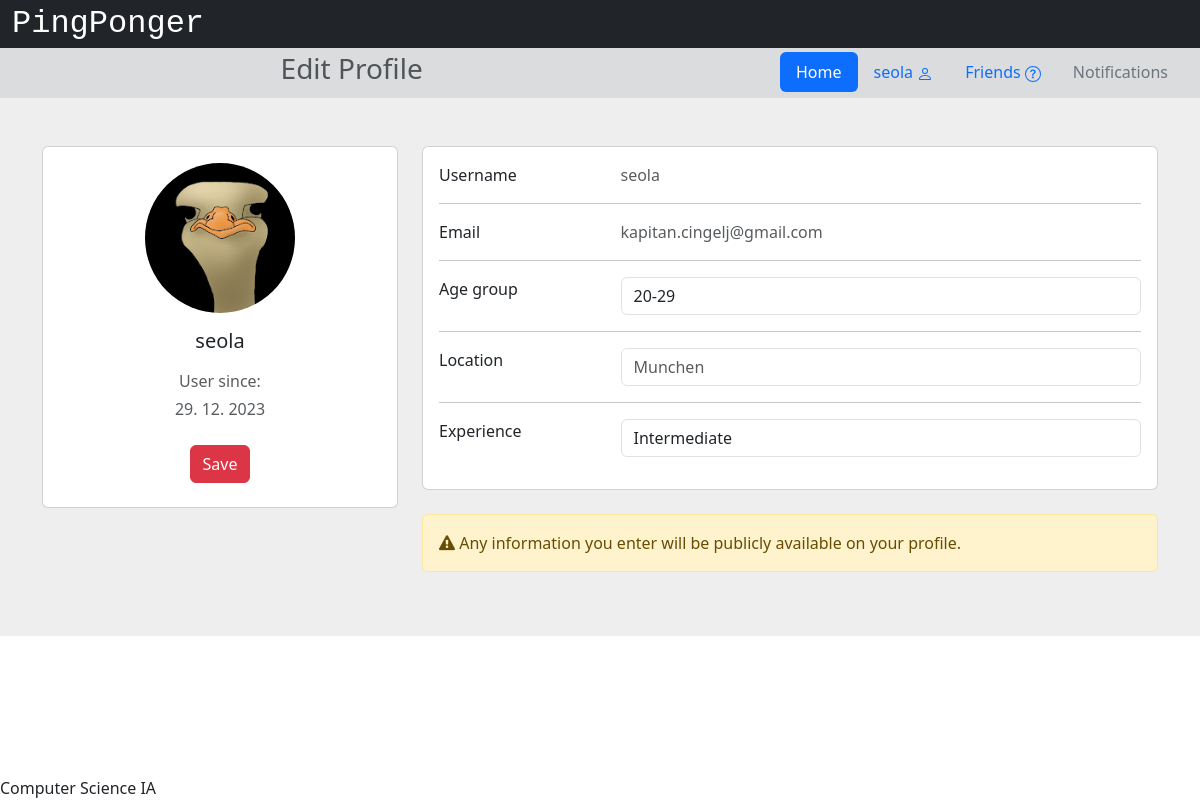
The app's page /editprofile (signed in) with its own data.
### app/models.py (models this page shows, shortened)
class User(db.Model, UserMixin):
    __tablename__ = 'users'
    id = db.Column(db.Integer, primary_key=True)
    username = db.Column(db.String(32), nullable=False)
    email = db.Column(db.String(320), index=True, unique=True, nullable=False)
    password_hash = db.Column(db.String(128))
    join_date = db.Column(db.DateTime(timezone=True), default=datetime.now)
    experience = db.Column(db.String(12))
    age_group = db.Column(db.String(6))
    location_id = db.Column(db.Integer, db.ForeignKey('locations.id'))
    location = db.relationship('Location', back_populates='users')
    notifications = db.Relationship('Notification', back_populates='user', order_by='Notification.id.desc()')

class Location(db.Model):
    __tablename__ = 'locations'
    id = db.Column(db.Integer, primary_key=True)
    location = db.Column(db.String(60))
    users = db.relationship('User', back_populates='location')
    matches = db.relationship('Match', back_populates='location')

### app/views.py (the view, shortened to what this page needs)
@app.route('/editprofile', methods=["GET", "POST"])
@login_required
def editProfile():
    if request.method == "GET":
        return render_template('editProfile.html')

### app/views.py (called while the page is built)
@login_manager.user_loader
def load_user(user_id):
    return User.query.get(int(user_id))

### app/templates/editProfile.html (shortened to what this page needs)
{% extends "base.html" %}
{% block head %}
    {{ super() }}
{% endblock %}
{% block pagetitle %}Edit Profile{% endblock %}
{% block content %}
    <section style="background-color: #eee;">
        <div class="container py-5">
            <div class="row">
                <div class="col-lg-4">
                    <div class="card mb-4">
                        <div class="card-body text-center">
                            <img src="/static/img/noj.jpg" alt="avatar"
                                class="rounded-circle img-fluid" style="width: 150px;">
                            <h5 class="my-3">{{current_user.username}}</h5>
                            <p class="text-muted mb-1">User since:</p>
                            <p class="text-muted mb-4">{{current_user.join_date.day}}. {{current_user.join_date.month}}. {{current_user.join_date.year}}</p>
                            <div class="d-flex justify-content-center mb-2">
                                <button type="submit" form="settings" class="btn btn-danger">Save</button>
                            </div>
                        </div>
                    </div>
                </div>
                <form class="col-lg-8" id="settings" action="/editprofile" method="post">
                    <div class="card mb-4">
                        <div class="card-body">
                            <div class="row">
                                <div class="col-sm-3">
                                    <p class="mb-0">Username</p>
                                </div>
                                <div class="col-sm-9">
                                    <p class="text-muted mb-0">{{current_user.username}}</p>
                                </div>
                            </div>
                            <hr>
                            <div class="row">
                                <div class="col-sm-3">
                                <p class="mb-0">Email</p>
                                </div>
                                <div class="col-sm-9">
                                <p class="text-muted mb-0">{{current_user.email}}</p>
                                </div>
                            </div>
                            <hr>
                            <div class="row">
                                <div class="col-sm-3">
                                    <p class="mb-0">Age group</p>
                                </div>
                                <div class="col-sm-9">
                                    <p class="text-muted my-0">
                                        <div class="form-group">
                                            <select name="age" class="form-control">
                                                <option selected>{{current_user.age_group}}</option>
                                            </select>
                                        </div>
                                    </p>
                                </div>
                            </div>
                            <hr class="mt-0">
                            <div class="row">
                                <div class="col-sm-3">
                                    <p class="mb-0">Location</p>
                                </div>
                                <div class="col-sm-9">
                                    <input class="form-control" list="datalistLocations" name="location" placeholder="{{current_user.location.location}}">
                                </div>
                            </div>
                            <hr>
                            <div class="row">
                                <div class="col-sm-3">
                                    <p class="mb-0">Experience</p>
                                </div>
                                <div class="col-sm-9">
                                    <p class="text-muted mb-0">
                                        <div class="form-group">
                                            <select name="experience" class="form-control">
                                                <option selected>{{current_user.experience}}</option>
                                            </select>
                                        </div>
                                    </p>
                                </div>
                            </div>
                        </div>
                    </div>
                    <div class="alert alert-warning" role="alert" data-mdb-color="warning">
                        <i class="fa fa-exclamation-triangle"></i>
                        Any information you enter will be publicly available on your profile.
                    </div>
                </div>
            </div>
        </div>
{% endblock %}

### app/templates/base.html (shortened to what this page needs)
<!DOCTYPE html>
<html lang="en">
    <head>
        {% block head %}
        <link href="https://cdn.jsdelivr.net/npm/bootstrap@5.3.2/dist/css/bootstrap.min.css" rel="stylesheet">
        <link rel="stylesheet" href="https://cdnjs.cloudflare.com/ajax/libs/font-awesome/4.7.0/css/font-awesome.min.css">
        <link rel="stylesheet" href="{{ url_for('static', filename='style.css') }}">
        {% endblock %}
    </head>
    <body>
        <div id="header">
            {% block header %}
            <div class="container-fluid">
                <div class="row bg-dark">
                    <a class="navbar-brand text-white" style="font-size: 2rem; font-family: var(--bs-font-monospace) !important;" href="/">PingPonger</a>
                </div>
                <div class="row bg-secondary bg-opacity-25 p-1">
                    <div class="col-7">
                        <h3 class="text-muted d-flex justify-content-center">
                            {% block pagetitle %}{% endblock %}
                        </h3>
                    </div>
                    <div class="col-5 d-flex justify-content-end">
                        <ul class="nav nav-pills">
                            <li class="nav-item">
                                <a class="nav-link active" href="/">Home</a>
                            </li>
                            <li class="nav-item">
                                {% if current_user.is_authenticated %}
                                    <li class="nav-item">
                                        <a class="nav-link" href="{{url_for('profile', username=current_user.username, userID=current_user.id)}}">{{current_user.username}}
                                        </a>
                                    </li>
                                    {% else %}
                                    <li class="nav-item">
                                        <a class="nav-link" href="/login">Log In</a>
                                    </li>
                                {% endif %}
                            </li>
                            <li class="nav-item">
                                <a class="nav-link" href="{{url_for('allusers', who='friends')}}">
                                        Friends
                                </a>
                            </li>
                            <li class="nav-item">
                                <a class="nav-link text-secondary" href="/notifications">Notifications</a>
                            </li>
                        </ul>
                    </div>
                </div>
            </div>
            {% endblock %}
        </div>
        <div id="content">{% block content %}{% endblock %}</div>
        <div id="footer" class="fixed-bottom">
            {% block footer %}
            Computer Science IA
            {% endblock %}
        </div>
    </body>
</html>

### app/static/style.css (style rules this page uses)
div { text-align: justify; text-justify: inter-word; }

### records on screen
User: username "seola", join_date.day "29", join_date.month "12", join_date.year "2023", email "kapitan.cingelj@gmail.com", age "20-29", experience "Intermediate"
Location: location "Munchen"
